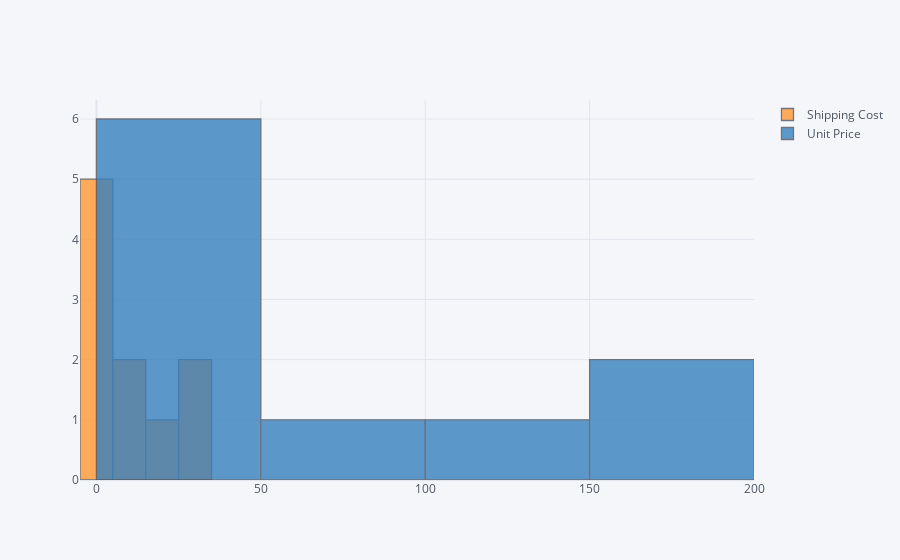

Notebook source saved alongside this figure:
### Code cell
dfb.iplot(kind='hist')

### Figure 1 — Plotly figure (JSON) as saved in the notebook; plotly's stock layout.template omitted (floating-point values rounded to 4 significant figures)
{"data": [{"histfunc": "count", "histnorm": "", "marker": {"color": "rgba(255, 153, 51, 1.0)", "line": {"color": "#4D5663", "width": 1.3}}, "name": "Shipping Cost", "opacity": 0.8, "orientation": "v", "type": "histogram", "x": [19.99, 2.31, 4.2, 1.63, 5.15, 4.86, 30, 4, 30, 8.99]}, {"histfunc": "count", "histnorm": "", "marker": {"color": "rgba(55, 128, 191, 1.0)", "line": {"color": "#4D5663", "width": 1.3}}, "name": "Unit Price", "opacity": 0.8, "orientation": "v", "type": "histogram", "x": [78.69, 3.28, 3.28, 3.58, 5.98, 29.14, 161.0, 17.98, 161.0, 116.0]}], "layout": {"barmode": "overlay", "legend": {"bgcolor": "#F5F6F9", "font": {"color": "#4D5663"}}, "paper_bgcolor": "#F5F6F9", "plot_bgcolor": "#F5F6F9", "title": {"font": {"color": "#4D5663"}}, "xaxis": {"gridcolor": "#E1E5ED", "showgrid": true, "tickfont": {"color": "#4D5663"}, "title": {"font": {"color": "#4D5663"}, "text": ""}, "zerolinecolor": "#E1E5ED"}, "yaxis": {"gridcolor": "#E1E5ED", "showgrid": true, "tickfont": {"color": "#4D5663"}, "title": {"font": {"color": "#4D5663"}, "text": ""}, "zerolinecolor": "#E1E5ED"}}}
